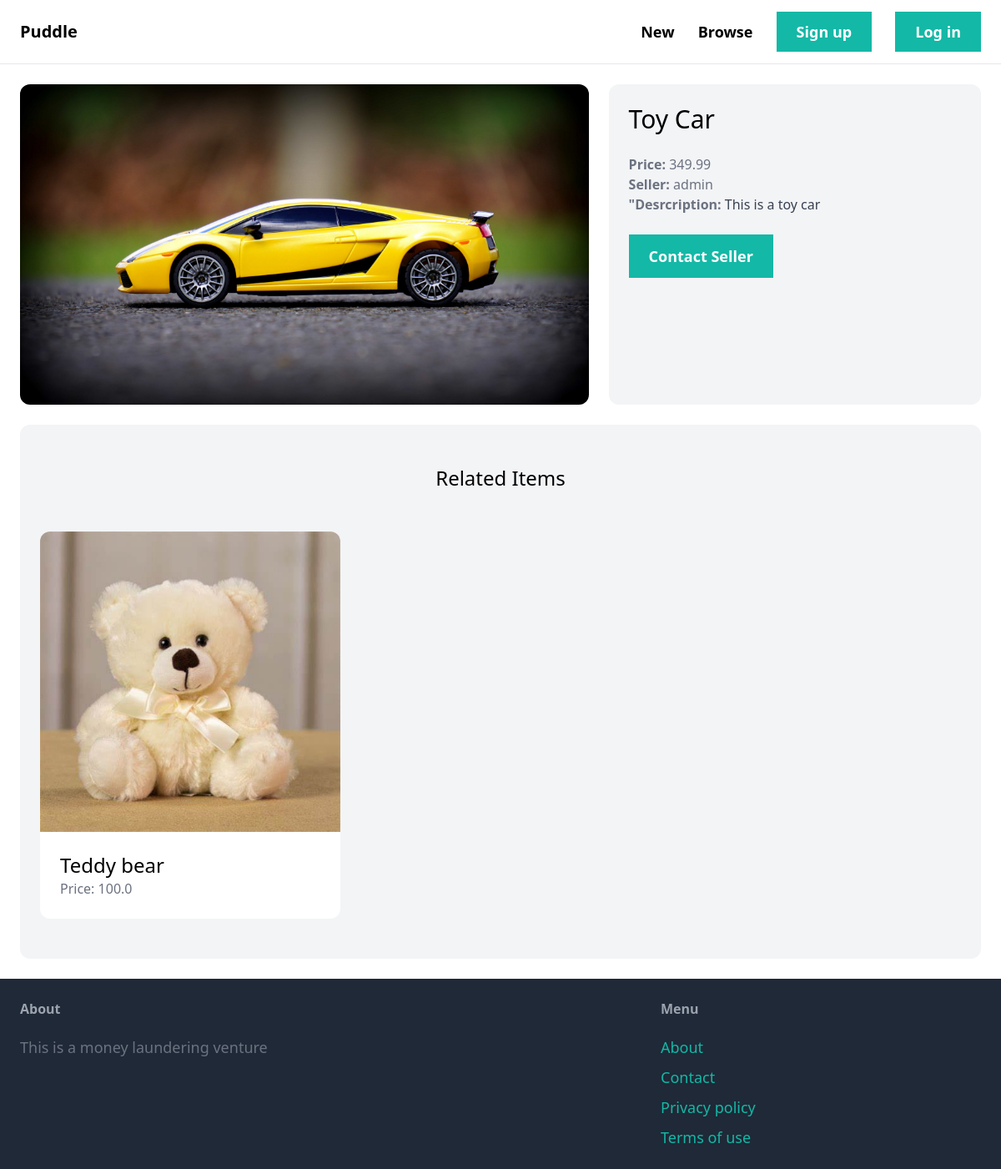
Screenshot of /items/3/ with the database file from the repository.
### item/models.py (models this page shows, shortened)
class Item(models.Model):
    category = models.ForeignKey(Category, related_name='items', on_delete=models.CASCADE)
    name = models.CharField(max_length=255)
    description = models.TextField(blank=True, null=True)
    price = models.FloatField()
    image = models.ImageField(upload_to='item_images', blank=True, null=True)
    is_sold = models.BooleanField(default = False)
    created_by = models.ForeignKey(User, related_name='items', on_delete=models.CASCADE)
    created_at = models.DateTimeField(auto_now_add=True)

### item/views.py (the view)
# urls.py: path('<int:pk>/', views.detail, name='detail'),
def detail(request, pk):
    item = get_object_or_404(Item, pk=pk)
    related_items = Item.objects.filter(category=item.category, is_sold=False).exclude(pk=pk)[0:3]
    return render(request, 'item/detail.html', {
        'item': item,
        'related_items': related_items
    })

### item/templates/item/detail.html (shortened to what this page needs)
{% extends 'core/base.html' %}
{% block content %}
<div class='grid grid-cols-5 gap-6'>
 <div class="col-span-3">
 <img src="{{item.image.url}}" class="rounded-xl">
 </div>
 <div class='col-span-2 p-6 bg-gray-100 rounded-xl'>
    <h1 class='mb-6 text-3xl'>{{item.name}}</h1>
    <p class="text-gray-500"><strong>Price: </strong>{{item.price}}</p>
    <p class="text-gray-500"><strong>Seller: </strong>{{item.created_by.username}}</p>
    <p class="text-gray-700">
        <strong class="text-gray-500">"Desrcription:</strong>
        {{item.description}}
        <a href='#' class="inline-block mt-6 px-6 py-3 text-lg font-semibold bg-teal-500 text-white hover:bg-teal-700">Contact Seller</a>
 </div>
 </div>
   <div class="mt-6 px-6 py-12 bg-gray-100 rounded-xl">
      <h2 class="mb-12 text-2xl text-center">Related Items</h2>
      <div class="grid grid-cols-3 gap-3">
          {% for item in related_items %}
            <div>
              <a href="{% url 'item:detail' item.id %}">
                <div>
                  <img src="{{ item.image.url }}" class="rounded-t-xl">
                </div>
                <div class="p-6 bg-white rounded-b-xl">
                <h2 class="text-2xl">{{item.name}}</h2>
                <p class="text-gray-500">Price: {{item.price}}</p>
                </div>
              </a>
            </div>
            {% endfor %}
      </div>
  </div>
 {% endblock %}

### rows the page displays
Item: image (picture), name "Toy Car", price "349.99", created_by.username "admin", description "This is a toy car"
Item: image (picture), name "Teddy bear", price "100.0"
